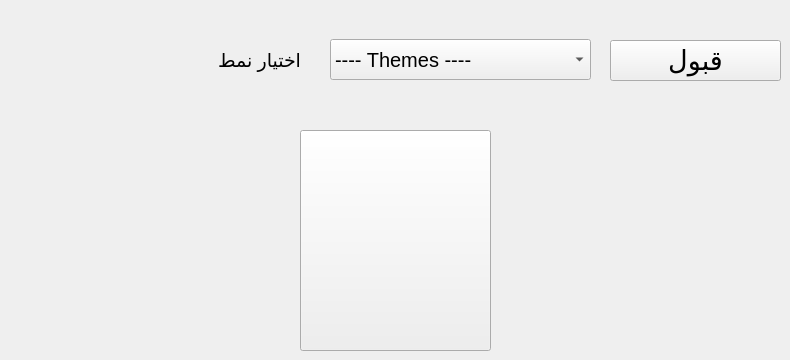
    <widget class="QWidget" name="tab_4">
     <attribute name="title">
      <string>اعدادات </string>
     </attribute>
     <widget class="QLabel" name="label_9">
      <property name="geometry">
       <rect>
        <x>50</x>
        <y>40</y>
        <width>251</width>
        <height>41</height>
       </rect>
      </property>
      <property name="font">
       <font>
        <pointsize>14</pointsize>
       </font>
      </property>
      <property name="text">
       <string>اختيار نمط </string>
      </property>
     </widget>
     <widget class="QComboBox" name="themes_combo">
      <property name="geometry">
       <rect>
        <x>330</x>
        <y>39</y>
        <width>261</width>
        <height>41</height>
       </rect>
      </property>
      <property name="font">
       <font>
        <pointsize>15</pointsize>
       </font>
      </property>
      <item>
       <property name="text">
        <string>---- Themes ----</string>
       </property>
      </item>
      <item>
       <property name="text">
        <string>Q Dark</string>
       </property>
      </item>
      <item>
       <property name="text">
        <string>Orange Dark</string>
       </property>
      </item>
      <item>
       <property name="text">
        <string>Blue Dark</string>
       </property>
      </item>
      <item>
       <property name="text">
        <string>Gray Dark</string>
       </property>
      </item>
     </widget>
     <widget class="QPushButton" name="btn_apply">
      <property name="geometry">
       <rect>
        <x>610</x>
        <y>40</y>
        <width>171</width>
        <height>41</height>
       </rect>
      </property>
      <property name="font">
       <font>
        <pointsize>20</pointsize>
       </font>
      </property>
      <property name="text">
       <string>قبول</string>
      </property>
     </widget>
     <widget class="QPushButton" name="pushButton">
      <property name="geometry">
       <rect>
        <x>300</x>
        <y>130</y>
        <width>191</width>
        <height>221</height>
       </rect>
      </property>
      <property name="text">
       <string/>
      </property>
      <property name="icon">
       <iconset>
        <normaloff>D:/Users/boush/PycharmProjects/sql-prg/key1.png</normaloff>D:/Users/boush/PycharmProjects/sql-prg/key1.png</iconset>
      </property>
      <property name="iconSize">
       <size>
        <width>200</width>
        <height>200</height>
       </size>
      </property>
     </widget>
    </widget>
